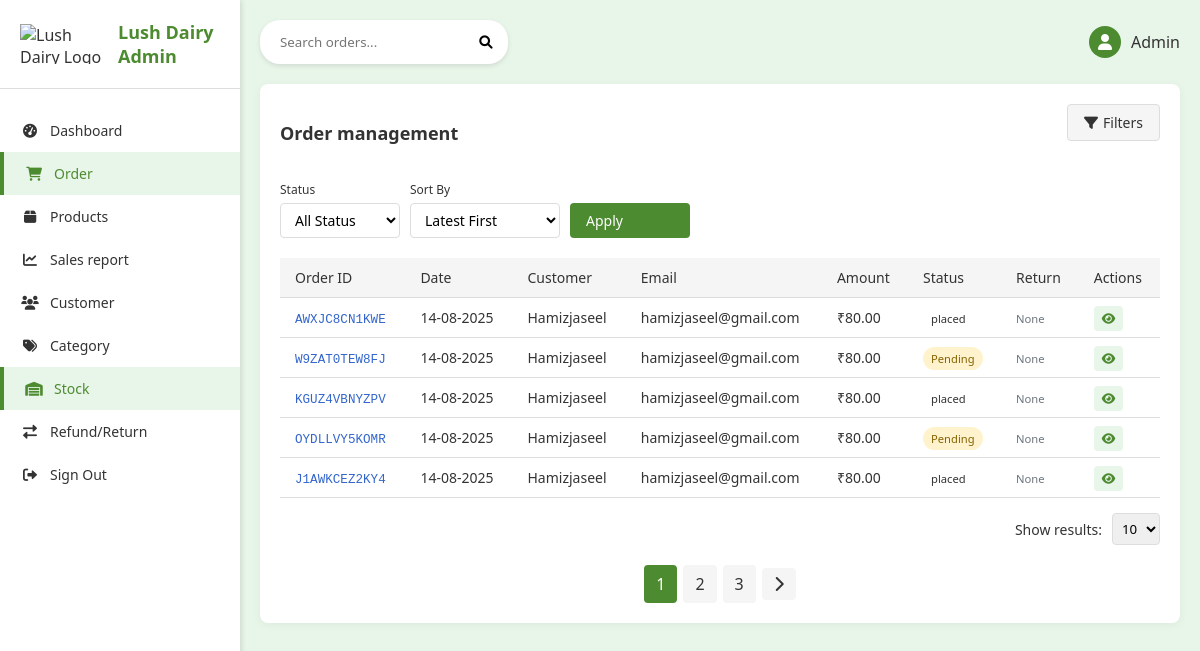
/accounts/orders/, run on the app's committed database.
### app/models.py (models this page shows, shortened)
class Order(models.Model):
    ORDER_STATUS = [
        ('pending', 'Pending'),
        ('processing', 'Processing'),
        ('shipped', 'Shipped'),
        ('delivered', 'Delivered'),
        ('cancelled', 'Cancelled'),
        ('returned', 'Returned'),
        ('Partially Cancelled', 'Partially Cancelled'),
    ]
    RETURN_STATUS_CHOICES = [
    ('not_requested', 'Not Requested'),
    ('requested', 'Requested'),
    ('approved', 'Approved'),
    ('rejected', 'Rejected'),
]
    user = models.ForeignKey(CustomUser, on_delete=models.CASCADE, related_name='orders')
    product = models.ForeignKey(Product, on_delete=models.CASCADE, null=True, blank=True)
    order_id = models.CharField(max_length=20, unique=True)
    razorpay_order_id = models.CharField(max_length=100, null=True, blank=True)
    total_amount = models.DecimalField(max_digits=10, decimal_places=2,null=True)
    status = models.CharField(max_length=20, choices=ORDER_STATUS, default='pending')
    address = models.ForeignKey(Address, on_delete=models.SET_NULL, null=True)
    created_at = models.DateTimeField(auto_now_add=True)
    updated_at = models.DateTimeField(auto_now=True)
    payment_method = models.CharField(max_length=50, default='COD')
    subtotal = models.DecimalField(max_digits=10, decimal_places=2,null=True)
    discount = models.DecimalField(max_digits=10, decimal_places=2, default=0)
    shipping = models.DecimalField(max_digits=10, decimal_places=2, default=0)
    return_status = models.CharField(max_length=20, choices=RETURN_STATUS_CHOICES, default='not_requested', blank=True)
    address_name = models.CharField(max_length=100,default='')
    address_phone = models.CharField(max_length=15,default='')
    address_line1 = models.CharField(max_length=255,default='')
    address_line2 = models.CharField(max_length=255, blank=True,default='')
    address_city = models.CharField(max_length=100,default='')
    address_state = models.CharField(max_length=100,default='')
    address_zipcode = models.CharField(max_length=10,default='')
    coupon = models.ForeignKey('Coupon', null=True, blank=True, on_delete=models.SET_NULL)
    wallet_amount = models.DecimalField(max_digits=10, decimal_places=2, default=0.00)
    class Meta:
        ordering = ['-created_at']

### accounts/models.py (models this page shows, shortened)
class CustomUser(AbstractUser):
    is_user = models.BooleanField(default=False)
    is_panel_staff = models.BooleanField(default=False)
    referral_code = models.CharField(max_length=10, unique=True, blank=True, null=True)
    referred_by = models.ForeignKey('self', null=True, blank=True, on_delete=models.SET_NULL)
    is_admin_user = models.BooleanField(default=False)
    is_blocked = models.BooleanField(default=False)
    created_at = models.DateTimeField(default=timezone.now)
    mobile = models.CharField(max_length=15, blank=True)
    profile_image = models.ImageField(upload_to='profiles/', default='profiles/default.jpeg')
    bio = models.TextField(blank=True)
    pending_email = models.EmailField(blank=True, null=True)
    email_otp = models.CharField(max_length=6, blank=True, null=True)
    email_verified = models.BooleanField(default=False)

### accounts/views.py (the view, shortened to what this page needs)
# urls.py: path('accounts/orders/', views.admin_order_list, name='admin_order_list'),
def admin_order_list(request):
    orders = Order.objects.all()
    query = request.GET.get('q')
    status_filter = request.GET.get('status', 'all')
    sort_by = request.GET.get('sort', 'date_desc')
    if status_filter and status_filter != 'all':
        orders = orders.filter(status=status_filter)
    if sort_by == 'date_asc':
        orders = orders.order_by('created_at')
    elif sort_by == 'date_desc':
        orders = orders.order_by('-created_at')
    elif sort_by == 'amount_asc':
        orders = orders.order_by('total_amount')
    elif sort_by == 'amount_desc':
        orders = orders.order_by('-total_amount')
    paginator = Paginator(orders, 5)
    page_number = request.GET.get('page')
    page_obj = paginator.get_page(page_number)
    status_choices = [
        {'key': 'all', 'val': 'All Status'},
        {'key': 'pending', 'val': 'Order Placed'},
        {'key': 'shipped', 'val': 'Shipped'},
        {'key': 'delivered', 'val': 'Delivered'},
        {'key': 'cancelled', 'val': 'Cancelled'},
    ]
    sort_choices = [
        {'key': 'date_desc', 'val': 'Date (Newest)'},
        {'key': 'date_asc', 'val': 'Date (Oldest)'},
        {'key': 'amount_desc', 'val': 'Amount (High to Low)'},
        {'key': 'amount_asc', 'val': 'Amount (Low to High)'},
    ]
    stats_list = [
        {'label': 'Total Orders', 'count': Order.objects.count(), 'color': 'primary'},
        {'label': 'Pending Orders', 'count': Order.objects.filter(status='pending').count(), 'color': 'warning'},
        {'label': 'Delivered Orders', 'count': Order.objects.filter(status='delivered').count(), 'color': 'success'},
        {'label': 'Return Requests', 'count': Order.objects.filter(returnrequest__isnull=False).count(), 'color': 'danger'},
    ]
    context = {
        'orders': page_obj,
        'query': query,
        'status_filter': status_filter,
        'sort_by': sort_by,
        'status_choices': status_choices,
        'sort_choices': sort_choices,
        'stats_list': stats_list,
    }
    return render(request, 'admin_panel/order.html', context)

### templates/admin_panel/order.html (shortened to what this page needs)
{% extends 'admin_panel/base.html' %}
{% load static %}
{% block content %}
<!DOCTYPE html>
<html lang="en">
<head>
  <link href="https://cdnjs.cloudflare.com/ajax/libs/font-awesome/6.0.0-beta3/css/all.min.css" rel="stylesheet">
</head>
<body>
  <div class="container">
    <div class="sidebar">
      <div class="logo">
            <img src="{% static 'images/logo.png' %}" alt="Lush Dairy Logo">
        <h2>Lush Dairy Admin</h2>
      </div>
      <div class="nav-menu">
        <a href="{% url 'admin_panel:admin_dashboard' %}" class="nav-item">
          <i class="fas fa-tachometer-alt"></i> Dashboard
        </a>
        <a href="{% url 'admin_panel:admin_order_list' %}" class="nav-item active">
          <i class="fas fa-shopping-cart"></i> Order
        </a>
        <a href="{% url 'admin_panel:product_list' %}" class="nav-item">
          <i class="fas fa-box"></i> Products
        </a>
        <a href="#" class="nav-item">
          <i class="fas fa-chart-line"></i> Sales report
        </a>
        <a href="{% url 'admin_panel:user_list' %}" class="nav-item">
          <i class="fas fa-users"></i> Customer
        </a>
        <a href="{% url 'admin_panel:category_list' %}" class="nav-item">
          <i class="fas fa-tags"></i> Category
        </a>
        <a href="{% url 'admin_panel:inventory_list' %}" class="nav-item active"><i class="fas fa-warehouse"></i> Stock</a>
        <a href="{% url 'admin_panel:admin_return_requests' %}" class="nav-item">
          <i class="fas fa-exchange-alt"></i> Refund/Return
        </a>
        <a href="{% url 'admin_panel:admin_logout' %}" class="nav-item">
          <i class="fas fa-sign-out-alt"></i> Sign Out
        </a>
      </div>
    </div>
    <div class="main-content">
      <div class="header">
        <div class="search-bar">
          <form method="get" action="{% url 'admin_panel:admin_order_list' %}">
            <input type="text" name="q" placeholder="Search orders..." value="{{ request.GET.q }}">
            <button type="submit"><i class="fas fa-search"></i></button>
          </form>
        </div>
        <div class="user-info">
          <div class="avatar">
            <i class="fas fa-user"></i>
          </div>
          <span>Admin</span>
        </div>
      </div>
      <div class="orders-section">
        <div class="section-header">
          <h2 class="section-title">Order management</h2>
          <div class="filters">
            <button class="btn btn-secondary">
              <i class="fas fa-filter"></i> Filters
            </button>
          </div>
        </div>
        <form method="get" class="filters">
          <div class="filter-group">
            <label>Status</label>
            <select name="status">
              <option value="all">All Status</option>
            </select>
          </div>
          <div class="filter-group">
            <label>Sort By</label>
            <select name="sort">
  <option value="date_desc" {% if sort_by == 'date_desc' %}selected{% endif %}>Latest First</option>
</select>
          </div>
          <div class="filter-group">
            <label>&nbsp;</label>
            <button type="submit" class="btn btn-primary">Apply</button>
          </div>
        </form>
        {% if orders %}
          <table class="orders-table">
            <thead>
              <tr>
                <th>Order ID</th>
                <th>Date</th>
                <th>Customer</th>
                <th>Email</th>
                <th>Amount</th>
                <th>Status</th>
                <th>Return</th>
                <th>Actions</th>
              </tr>
            </thead>
            <tbody>
              {% for order in orders %}
                <tr>
                  <td><span class="order-id">{{ order.order_id }}</span></td>
                  <td>{{ order.created_at|date:"d-m-Y"|default:"01-04-2025" }}</td>
                  <td>{{ order.user.get_full_name|default:order.user.username }}</td>
                  <td>{{ order.user.email }}</td>
                  <td>₹{{ order.total_amount|floatformat:2 }}</td>
                  <td>
                    <span class="status-badge status-{{ order.status }}">
                      {{ order.get_status_display }}
                    </span>
                  </td>
                  <td>
                    {% if order.returnrequest %}
                      <span class="return-status">{{ order.returnrequest.reason|default:"Requested" }}</span>
                    {% else %}
                      <span class="return-status return-none">None</span>
                    {% endif %}
                  </td>
                  <td>
                    <a href="{% url 'admin_panel:admin_order_detail' order.order_id %}" class="action-btn">
                      <i class="fas fa-eye"></i>
                    </a>
                  </td>
                </tr>
              {% endfor %}
            </tbody>
          </table>
          <div class="show-results">
            Show results:
            <select onchange="changeResultsPerPage(this.value)">
              <option value="10" {% if orders.paginator.per_page == 10 %}selected{% endif %}>10</option>
            </select>
          </div>
          <div class="pagination">
            {% for num in orders.paginator.page_range %}
              {% if orders.number == num %}
                <span class="current">{{ num }}</span>
              {% elif num > orders.number|add:'-3' and num < orders.number|add:'3' %}
                <a href="?q={{ request.GET.q }}&status={{ status_filter }}&sort={{ sort_by }}&page={{ num }}">{{ num }}</a>
              {% endif %}
            {% endfor %}
            {% if orders.has_next %}
              <a href="?q={{ request.GET.q }}&status={{ status_filter }}&sort={{ sort_by }}&page={{ orders.next_page_number }}"><i class="fas fa-chevron-right"></i></a>
            {% endif %}
          </div>
        {% else %}
          <div class="empty-state">
            <p>No orders found.</p>
          </div>
        {% endif %}
      </div>
    </div>
  </div>
</body>
</html>
{% endblock %}

### data on the page
Order: order_id "AWXJC8CN1KWE", created_at "14-08-2025", user.get_full_name "Hamizjaseel", user.email "hamizjaseel@gmail.com", total_amount "80.00", status "placed"
Order: order_id "W9ZAT0TEW8FJ", created_at "14-08-2025", user.get_full_name "Hamizjaseel", user.email "hamizjaseel@gmail.com", total_amount "80.00", status "Pending"
Order: order_id "KGUZ4VBNYZPV", created_at "14-08-2025", user.get_full_name "Hamizjaseel", user.email "hamizjaseel@gmail.com", total_amount "80.00", status "placed"
Order: order_id "OYDLLVY5KOMR", created_at "14-08-2025", user.get_full_name "Hamizjaseel", user.email "hamizjaseel@gmail.com", total_amount "80.00", status "Pending"
Order: order_id "J1AWKCEZ2KY4", created_at "14-08-2025", user.get_full_name "Hamizjaseel", user.email "hamizjaseel@gmail.com", total_amount "80.00", status "placed"

### other printed values
{{ num }} "1"
{{ num }} "2" "3"
